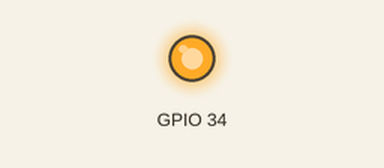
Simulated run of this sketch. Board: ESP32. On the bench: output pins drawn as LEDs (lit = HIGH).

Above: at 1.5 s.
At 4.5 s:
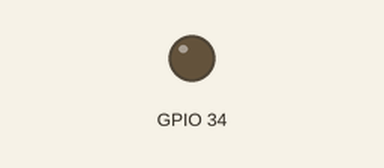
Timing chart, 0 to 7.8 s (numbered marks = the images above):
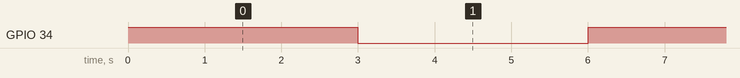

The sketch:

Diagnostics_Water_Pump.ino
```cpp
/*
Diagnostic test for the water pump
*/

void setup() {
  // initialize digital pin motor dc as an output.
  pinMode(34, OUTPUT);

}

void loop() {
  digitalWrite(34, HIGH);   // turn the motor on (HIGH is the voltage level)
  delay(3000);                       // wait for 3 seconds
    digitalWrite(34, LOW);   // turn the motor off (LOW is the voltage level)
  delay(3000);

}
```

Measured:
- by itself, GPIO 34: alternates HIGH for 3.0 s and LOW for 3.0 s
